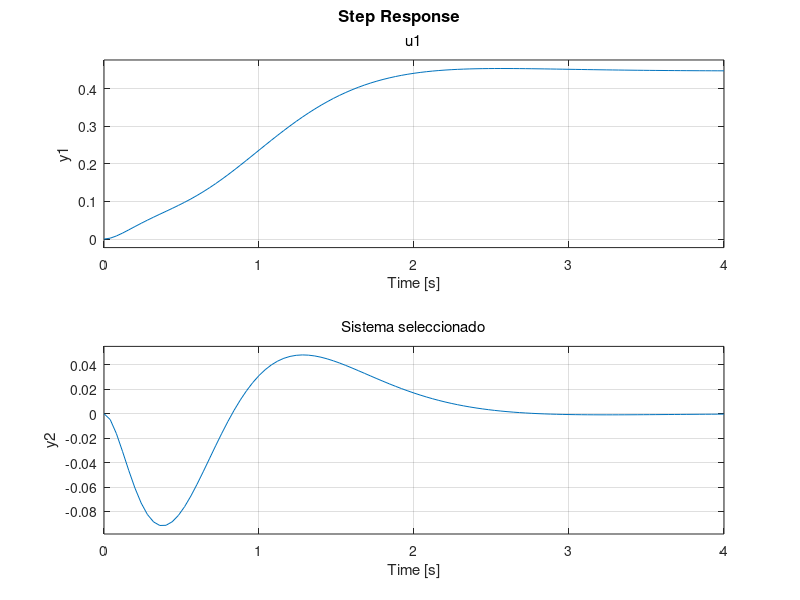

MATLAB code for this plot: (Note: this script raises an error after producing the figure.)
%% Reset
clear
clc

%% Variables
g = 9.80556;
m = 0.076;
M = 0.286;
l = 0.5;

%% Espacio de estados
A = [0 1 0 0;
     0 0 (g*m)/M 0;
     0 0 0 1;
     0 0 -(g*(m+M))/(l*M) 0];
B = [0;
     1/M;
     0;
     -1/(l*M)];
C = [1 0 0 0;
     0 0 1 0];
D = [0;0];

% Ganacias
Q = [5 0 0 0;
     0 1 0 0;
     0 0 10 0;
     0 0 0 1];
R = 1;

%% Implementación
[K,S,e] = lqr(A,B,Q,R);

sys = ss((A - B*K), B, C, D);

step(sys)
title('Sistema seleccionado')
stepinfo(sys)
